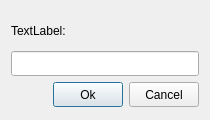
<?xml version="1.0" encoding="UTF-8"?>
<ui version="4.0">
 <class>dlg_copy_listitem</class>
 <widget class="QDialog" name="dlg_copy_listitem">
  <property name="geometry">
   <rect>
    <x>0</x>
    <y>0</y>
    <width>210</width>
    <height>120</height>
   </rect>
  </property>
  <property name="minimumSize">
   <size>
    <width>210</width>
    <height>120</height>
   </size>
  </property>
  <property name="maximumSize">
   <size>
    <width>210</width>
    <height>120</height>
   </size>
  </property>
  <property name="windowTitle">
   <string>Copy</string>
  </property>
  <layout class="QVBoxLayout" name="verticalLayout">
   <item>
    <layout class="QVBoxLayout" name="vly_01">
     <property name="spacing">
      <number>5</number>
     </property>
     <item>
      <layout class="QVBoxLayout" name="vly_02">
       <property name="spacing">
        <number>0</number>
       </property>
       <item>
        <widget class="QLabel" name="lbl_copy">
         <property name="minimumSize">
          <size>
           <width>0</width>
           <height>40</height>
          </size>
         </property>
         <property name="maximumSize">
          <size>
           <width>16777215</width>
           <height>40</height>
          </size>
         </property>
         <property name="text">
          <string>TextLabel:</string>
         </property>
        </widget>
       </item>
       <item>
        <widget class="QLineEdit" name="led_copy">
         <property name="minimumSize">
          <size>
           <width>0</width>
           <height>25</height>
          </size>
         </property>
         <property name="maximumSize">
          <size>
           <width>16777215</width>
           <height>25</height>
          </size>
         </property>
        </widget>
       </item>
      </layout>
     </item>
    </layout>
   </item>
   <item>
    <layout class="QHBoxLayout" name="hly_01">
     <item>
      <spacer name="hsp_01">
       <property name="orientation">
        <enum>Qt::Horizontal</enum>
       </property>
       <property name="sizeHint" stdset="0">
        <size>
         <width>40</width>
         <height>20</height>
        </size>
       </property>
      </spacer>
     </item>
     <item>
      <widget class="QPushButton" name="pbt_ok">
       <property name="minimumSize">
        <size>
         <width>70</width>
         <height>25</height>
        </size>
       </property>
       <property name="maximumSize">
        <size>
         <width>70</width>
         <height>25</height>
        </size>
       </property>
       <property name="text">
        <string>Ok</string>
       </property>
      </widget>
     </item>
     <item>
      <widget class="QPushButton" name="pbt_cancel">
       <property name="minimumSize">
        <size>
         <width>70</width>
         <height>25</height>
        </size>
       </property>
       <property name="maximumSize">
        <size>
         <width>70</width>
         <height>25</height>
        </size>
       </property>
       <property name="text">
        <string>Cancel</string>
       </property>
      </widget>
     </item>
    </layout>
   </item>
  </layout>
 </widget>
 <resources/>
 <connections/>
</ui>
